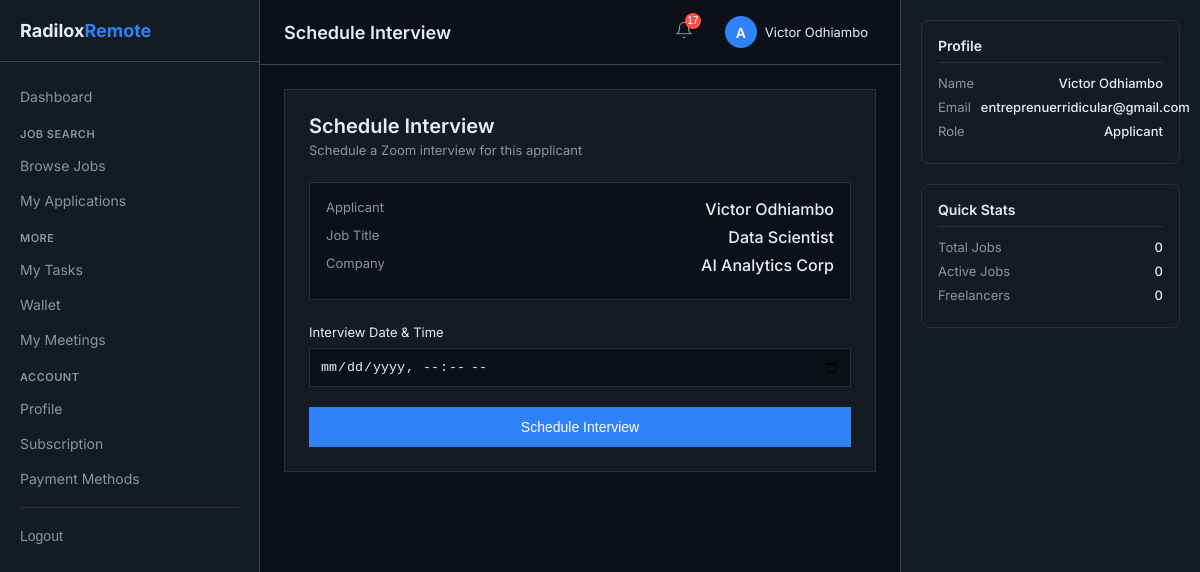
Screenshot of /zoom/schedule/2/ (signed in) with the database file from the repository.
### accounts/models.py (models this page shows, shortened)
class User(AbstractUser):
    ROLE_CHOICES = (
        ('admin', 'Admin'),
        ('applicant', 'Applicant'),
        ('freelancer', 'Freelancer'),
    )
    role = models.CharField(max_length=20, choices=ROLE_CHOICES, default='applicant')
    bio = models.TextField(blank=True, null=True)
    avatar = models.ImageField(upload_to='avatars/', blank=True, null=True)
    phone_number = models.CharField(max_length=20, blank=True, null=True)
    country = models.CharField(max_length=100, blank=True, null=True)
    linkedin_url = models.URLField(blank=True, null=True)
    github_url = models.URLField(blank=True, null=True)
    portfolio_url = models.URLField(blank=True, null=True)
    skills = models.TextField(blank=True, null=True, help_text="Comma-separated list of skills")
    has_active_subscription = models.BooleanField(default=False)
    subscription_expires_at = models.DateTimeField(blank=True, null=True)
    subscription_started_at = models.DateTimeField(blank=True, null=True)
    stripe_customer_id = models.CharField(max_length=255, blank=True, null=True)
    stripe_subscription_id = models.CharField(max_length=255, blank=True, null=True)
    created_at = models.DateTimeField(auto_now_add=True, null=True)
    updated_at = models.DateTimeField(auto_now=True, null=True)
    class Meta:
        db_table = 'accounts_user'
        indexes = [
            models.Index(fields=['email']),
            models.Index(fields=['role']),
            models.Index(fields=['has_active_subscription']),
        ]
    def get_full_name(self):
        if self.first_name and self.last_name:
            return f"{self.first_name} {self.last_name}"
        return self.username

### application/models.py (models this page shows, shortened)
class Application(models.Model):
    STATUS_CHOICES = (
        ('pending', 'Pending Review'),
        ('shortlisted', 'Shortlisted - Under Review'),
        ('approved', 'Approved for Interview'),
        ('interview_scheduled', 'Interview Scheduled'),
        ('interview_completed', 'Interview Completed'),
        ('hired', 'Hired'),
        ('rejected', 'Rejected'),
    )
    user = models.ForeignKey(settings.AUTH_USER_MODEL, on_delete=models.CASCADE, related_name='applications')
    job = models.ForeignKey('jobs.Job', on_delete=models.CASCADE, related_name='applications')
    cover_letter = models.TextField()
    repository_link = models.URLField(help_text="GitHub/GitLab repository link")
    deployment_link = models.URLField(blank=True, null=True, help_text="Live demo link (optional)")
    test_credentials = models.TextField(blank=True, null=True, help_text="Test credentials for the deployed site")
    project_notes = models.TextField(blank=True, null=True, help_text="Additional notes about the project")
    project_file = models.FileField(upload_to='applications/projects/', blank=True, null=True)
    status = models.CharField(max_length=30, choices=STATUS_CHOICES, default='pending')
    reviewed_at = models.DateTimeField(blank=True, null=True)
    reviewed_by = models.ForeignKey(settings.AUTH_USER_MODEL, on_delete=models.SET_NULL, null=True, blank=True, related_name='reviewed_applications')
    feedback = models.TextField(blank=True, null=True, help_text="Feedback for rejected applications")
    interview_scheduled_at = models.DateTimeField(blank=True, null=True)
    interview_link = models.CharField(max_length=500, blank=True, null=True)
    interview_completed = models.BooleanField(default=False)
    hired_at = models.DateTimeField(blank=True, null=True)
    start_date = models.DateField(blank=True, null=True, help_text="Job start date")
    created_at = models.DateTimeField(auto_now_add=True)
    updated_at = models.DateTimeField(auto_now=True)
    class Meta:
        ordering = ['-created_at']

### jobs/models.py (models this page shows, shortened)
class Job(models.Model):
    JOB_TYPE_CHOICES = (
        ('freelance', 'Freelance'),
        ('fulltime', 'Full Time'),
        ('parttime', 'Part Time'),
        ('contract', 'Contract'),
        ('internship', 'Internship'),
    )
    EXPERIENCE_CHOICES = (
        ('entry', 'Entry Level (0-2 years)'),
        ('intermediate', 'Intermediate (2-5 years)'),
        ('senior', 'Senior (5-8 years)'),
        ('expert', 'Expert (8+ years)'),
    )
    title = models.CharField(max_length=255, db_index=True)
    company = models.CharField(max_length=255, db_index=True)
    description = models.TextField()
    requirements = models.TextField()
    project_brief = models.TextField(
        help_text="The project applicant must complete before interview",
        verbose_name="Project Brief (Required for Interview)"
    )
    categories = models.ManyToManyField(JobCategory, blank=True, related_name='jobs')
    salary_range = models.CharField(max_length=100, help_text="e.g., $80 - $100 per hour or $120k - $150k per year")
    location = models.CharField(max_length=255, default='Remote', db_index=True)
    job_type = models.CharField(max_length=20, choices=JOB_TYPE_CHOICES, default='freelance', db_index=True)
    experience_level = models.CharField(max_length=20, choices=EXPERIENCE_CHOICES, default='intermediate', db_index=True)
    skills_required = models.JSONField(default=list, blank=True, help_text="List of required skills")
    image = CloudinaryField('job_image', blank=True, null=True, folder='job_images/', help_text="Upload job advertisement image")
    image_url = models.URLField(blank=True, help_text="External image URL (if not using Cloudinary upload)")
    company_logo = CloudinaryField('company_logo', blank=True, null=True, folder='company_logos/', help_text="Company logo image")
    application_deadline = models.DateTimeField(
        null=True,
        blank=True,
        help_text="Deadline for submitting applications. Applicants cannot apply after this date."
    )
    is_active = models.BooleanField(default=True, db_index=True)
    is_featured = models.BooleanField(default=False, db_index=True, help_text="Featured jobs appear on homepage")
    view_count = models.PositiveIntegerField(default=0, db_index=True)
    application_count = models.PositiveIntegerField(default=0)
    created_by = models.ForeignKey(settings.AUTH_USER_MODEL, on_delete=models.SET_NULL, null=True, related_name='created_jobs')
    created_at = models.DateTimeField(auto_now_add=True, db_index=True)
    updated_at = models.DateTimeField(auto_now=True)
    published_at = models.DateTimeField(null=True, blank=True, help_text="When job was first published")
    expires_at = models.DateTimeField(null=True, blank=True, help_text="When job posting expires")
    class Meta:
        db_table = 'jobs'
        ordering = ['-created_at']
        indexes = [
            models.Index(fields=['is_active', '-created_at']),
            models.Index(fields=['job_type', '-created_at']),
            models.Index(fields=['company', '-created_at']),
            models.Index(fields=['location', '-created_at']),
            models.Index(fields=['is_featured', '-created_at']),
            models.Index(fields=['expires_at']),
            models.Index(fields=['application_deadline']),
        ]
        verbose_name = 'Job'
        verbose_name_plural = 'Jobs'

### zoom_integration/views.py (the view, shortened to what this page needs)
# urls.py: path('schedule/<int:application_id>/', views.schedule_interview, name='schedule_interview'),
@staff_member_required
def schedule_interview(request, application_id):
    from application.models import Application
    application = get_object_or_404(Application, pk=application_id)
    return render(request, 'zoom/schedule_interview.html', {'application': application})

### templates/zoom/schedule_interview.html (shortened to what this page needs)
{% extends 'base_dashboard.html' %}
{% load static %}
{% block page_title %}Schedule Interview{% endblock %}
{% block content %}
<div class="schedule-container">
    <div class="schedule-card">
        <h1 class="card-title">Schedule Interview</h1>
        <p class="card-subtitle">Schedule a Zoom interview for this applicant</p>
        <div class="applicant-info">
            <div class="info-row">
                <span class="info-label">Applicant</span>
                <span class="info-value">{{ application.user.get_full_name|default:application.user.username }}</span>
            </div>
            <div class="info-row">
                <span class="info-label">Job Title</span>
                <span class="info-value">{{ application.job.title }}</span>
            </div>
            <div class="info-row">
                <span class="info-label">Company</span>
                <span class="info-value">{{ application.job.company }}</span>
            </div>
        </div>
        <form method="post">
            <div class="form-group">
                <label class="form-label">Interview Date & Time</label>
                <input type="datetime-local" name="start_datetime" class="form-input" required>
            </div>
            <button type="submit" class="btn-submit">Schedule Interview</button>
        </form>
    </div>
</div>
{% endblock %}

### templates/base_dashboard.html (shortened to what this page needs)
{% load static %}
<!DOCTYPE html>
<html lang="en">
<head>
</head>
<body>
<div class="dashboard-container">
    <aside class="sidebar-left" id="sidebarLeft">
        <div class="sidebar-logo">
            <div class="logo-text">Radilox<span class="logo-accent">Remote</span></div>
        </div>
        <nav>
            <a href="/dashboard/" class="nav-link">Dashboard</a>
            {% if user.role == 'applicant' %}
                <div class="nav-section-title">Job Search</div>
                <a href="/jobs/dashboard/" class="nav-link">Browse Jobs</a>
                <a href="/applications/my/" class="nav-link">My Applications</a>
            {% endif %}
            <div class="nav-section-title">More</div>
            <a href="/tasks/my-tasks/" class="nav-link">My Tasks</a>
            <a href="/wallet/" class="nav-link">Wallet</a>
            <a href="/zoom/my/" class="nav-link">My Meetings</a>
            <div class="nav-section-title">Account</div>
            <a href="/dashboard/profile/" class="nav-link">Profile</a>
            <a href="/subscriptions/status/" class="nav-link">Subscription</a>
            <a href="/dashboard/payment-methods/" class="nav-link">Payment Methods</a>
            <div class="nav-divider"></div>
            <form method="post" action="/accounts/logout/">
                <button type="submit" class="nav-link logout-btn">Logout</button>
            </form>
        </nav>
    </aside>
    <main class="main-content">
        <div class="top-bar">
            <div class="top-bar-left">
                <div class="page-title">{% block page_title %}Dashboard{% endblock %}</div>
            </div>
            <div class="top-bar-actions">
                <div class="dropdown">
                    <button class="notification-btn" id="notificationBtn">
                        <svg width="18" height="18" viewBox="0 0 24 24" fill="none" stroke="currentColor" stroke-width="1.5">
                            <path d="M18 8A6 6 0 0 0 6 8c0 7-3 9-3 9h18s-3-2-3-9" />
                            <path d="M13.73 21a2 2 0 0 1-3.46 0" />
                        </svg>
                        <span id="notificationBadge" class="notification-badge" style="display: none;">0</span>
                    </button>
                </div>
                <div class="dropdown">
                    <div class="user-menu" id="userMenuBtn">
                        <div class="user-avatar">{{ user.username|first|upper }}</div>
                        <span class="user-name">{{ user.get_full_name|default:user.username|truncatechars:15 }}</span>
                    </div>
                </div>
            </div>
        </div>
        <div class="scrollable-content">
            {% block content %}{% endblock %}
        </div>
    </main>
    <aside class="sidebar-right">
        <div class="right-card">
            <div class="right-card-title">Profile</div>
            <div class="stat-row">
                <span class="stat-label">Name</span>
                <span class="stat-value">{{ user.get_full_name|default:user.username }}</span>
            </div>
            <div class="stat-row">
                <span class="stat-label" style="margin-right: 10px;">Email</span>
                <span class="stat-value">{{ user.email }}</span>
            </div>
            <div class="stat-row">
                <span class="stat-label">Role</span>
                <span class="stat-value">{{ user.role|title }}</span>
            </div>
        </div>
        <div class="right-card">
            <div class="right-card-title">Quick Stats</div>
            <div class="stat-row">
                <span class="stat-label">Total Jobs</span>
                <span class="stat-value">{{ total_jobs|default:"0" }}</span>
            </div>
            <div class="stat-row">
                <span class="stat-label">Active Jobs</span>
                <span class="stat-value">{{ active_jobs|default:"0" }}</span>
            </div>
            <div class="stat-row">
                <span class="stat-label">Freelancers</span>
                <span class="stat-value">{{ total_freelancers|default:"0" }}</span>
            </div>
        </div>
    </aside>
</div>
</body>
</html>

### rows the page displays
User: username|first "A", get_full_name "Victor Odhiambo", email "entreprenuerridicular@gmail.com", role "Applicant"
Application: user.get_full_name "Victor Odhiambo", job "Data Scientist", job.company "AI Analytics Corp"

### other values shown
{{ total_jobs|default:"0" }} "0"
{{ active_jobs|default:"0" }} "0"
{{ total_freelancers|default:"0" }} "0"
